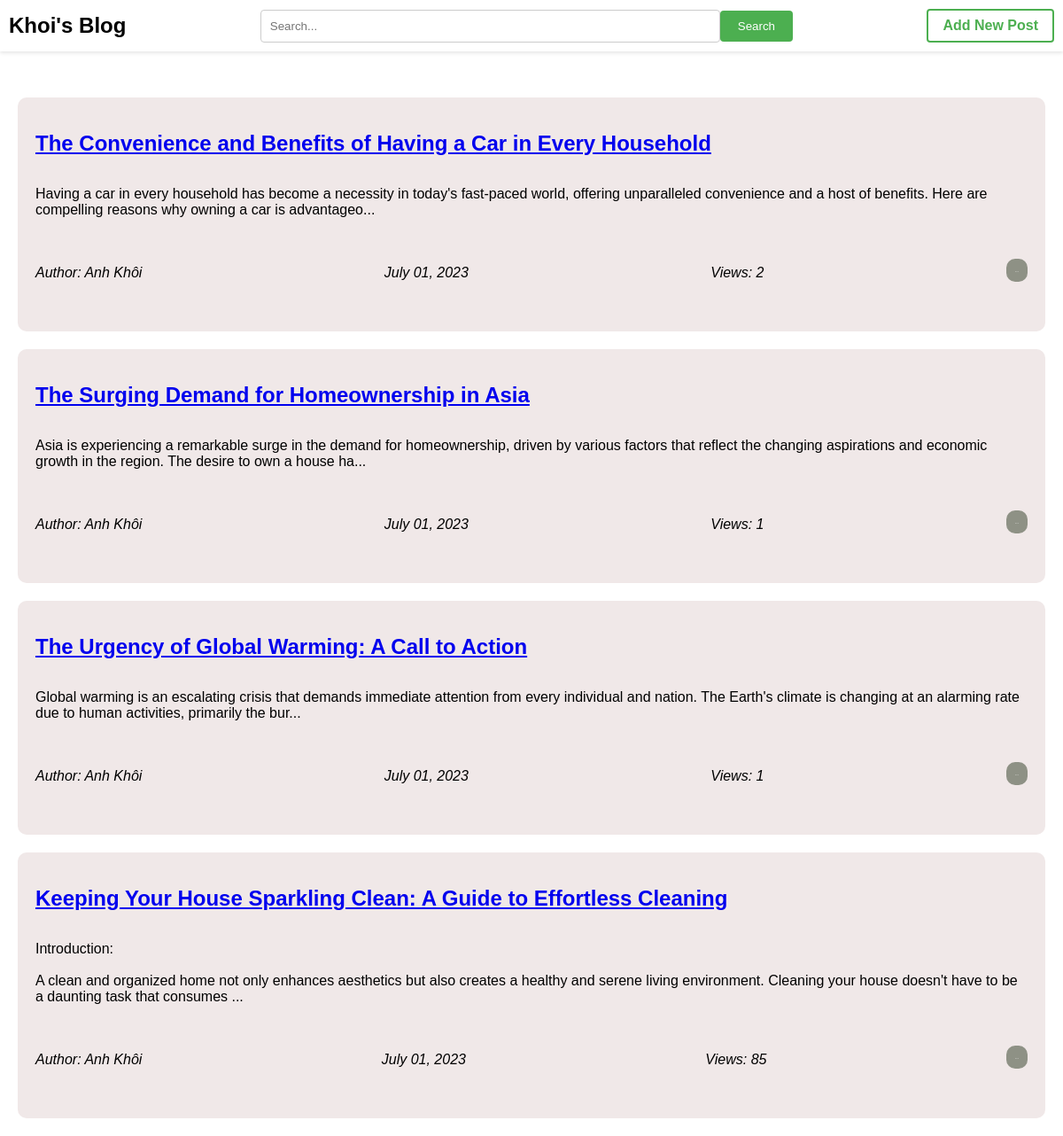
Before: / with the older database file.
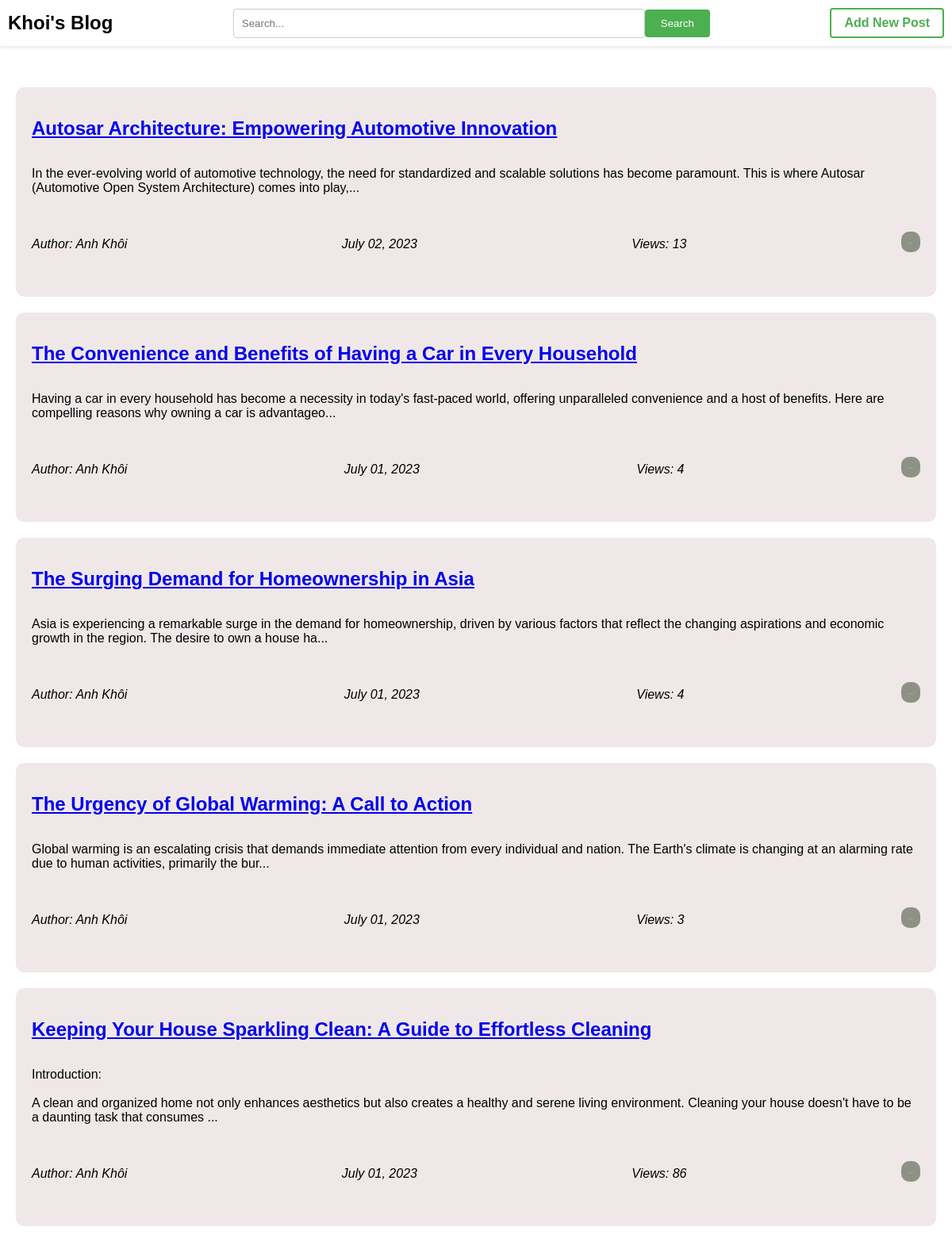
After: the same page with the newer database file.
### app/models.py (models this page shows)
class Post(db.Model):
    id = db.Column(db.Integer, primary_key=True)
    title = db.Column(db.String(100))
    content = db.Column(db.Text)
    author = db.Column(db.String(50))
    views = db.Column(db.Integer, default=0)
    date = db.Column(db.DateTime, default=datetime.utcnow)

### app/routes/main_routes.py (the view)
@main_bp.route('/')
def index():
    posts = Post.query.order_by(Post.date.desc()).all()
    if not posts:
        message = "Welcome to my blog site. Let's write some new blogs!"
        return render_template('index.html', message=message)
    return render_template('index.html', posts=posts)

### app/templates/index.html (shortened to what this page needs)
<!DOCTYPE html>
<html>
<head>
    <link rel="stylesheet" href="{{ url_for('static', filename='css/index_styles.css') }}">
</head>
<body>
    <div class="fixed-top">
        <h1>Khoi's Blog</h1>
        <form class="search-form" method="GET" action="{{ url_for('search_results.search_results') }}">
            <input type="text" name="query" placeholder="Search..." size="60">
            <button type="submit">Search</button>
          </form>
        <a href="{{ url_for('blog.add_post') }}">Add New Post</a>
    </div>
    <div class="content">
        {% if message %}
            <h1 class="message">{{ message }}</h1>
        {% else %}
            {% for post in posts %}
            <div class="post">
                <h2><a href="{{ url_for('blog.post', post_id=post.id) }}">{{ post.title }}</a></h2>
                <p>{{ post.content[:200] }}{{ '...' if post.content|length > 200 }}</p>
                <div class="meta-data">
                    <p>Author: {{ post.author }}</p>
                    <p>{{ post.date.strftime('%B %d, %Y') }}</p>
                    <p>Views: {{ post.views }}</p>
                    <div class="dropdown">
                        <button class="dropbtn">...</button>
                    </div>
                </div>
            </div>
            {% endfor %}
        {% endif %}
    </div>
</body>
</html>

### app/static/css/index_styles.css (style rules this page uses)
body { font-family: Arial, sans-serif; margin: 20px; padding-top: 70px; }
h1 { text-align: center; }
.fixed-top { position: fixed; top: 0; left: 0; right: 0; background-color: #fff; z-index: 999; box-shadow: 0 2px 4px rgba(0, 0, 0, 0.1); display: flex; align-items: center; justify-content: space-between; padding: 10px; overflow-x: auto; white-space: nowrap; }
.fixed-top h1 { margin: 0; font-size: 24px; }
.fixed-top a { color: #4CAF50; text-decoration: none; padding: 8px 16px; border: 2px solid #4CAF50; border-radius: 4px; font-size: 16px; font-weight: bold; margin-right: 0px; transition: background-color 0.3s ease; }
.content { padding-top: 20px; }
.post { margin-bottom: 20px; padding: 20px; background-color: #f0e8e8; border-radius: 10px; white-space: pre-line; }
.post h2 { margin-top: 0; margin-bottom: 0; }
.post p { margin-bottom: 10px; }
.post .meta-data { display: flex; justify-content: space-between; align-items: center; font-style: italic; margin-top: 0px; }
.dropbtn { background-color: #8e9185; color: white; padding: 10px; font-size: 5px; border-radius: 10px; border: none; }
.dropdown { position: relative; display: inline-block; }
.search-form { display: flex; align-items: center; max-width: 800px; margin: 0 auto; margin-bottom: 0px; }
.search-form input[type="text"] { flex: 1; padding: 10px; border: 1px solid #ccc; border-radius: 4px; width: 100%; }
.search-form button { padding: 10px 20px; background-color: #4CAF50; color: #fff; border: none; border-radius: 4px; cursor: pointer; }

Changed rows visible on the page:
added Post: title "Autosar Architecture: Empowering Automotive Innovation", content "In the ever-evolving world of automotive technology, the need for standardized and scalable solutions has become paramount. This is where Autosar (Automotive Open System Architecture) comes into play,", content "...", author "Anh Khôi", date "July 02, 2023", views "13"
changed Post "The Convenience and Benefits of Having a Car in Every Household": views "2" → "4"
changed Post "The Surging Demand for Homeownership in Asia": views "1" → "4"
changed Post "The Urgency of Global Warming: A Call to Action": views "1" → "3"
changed Post "Keeping Your House Sparkling Clean: A Guide to Effortless Cleaning": views "85" → "86"
